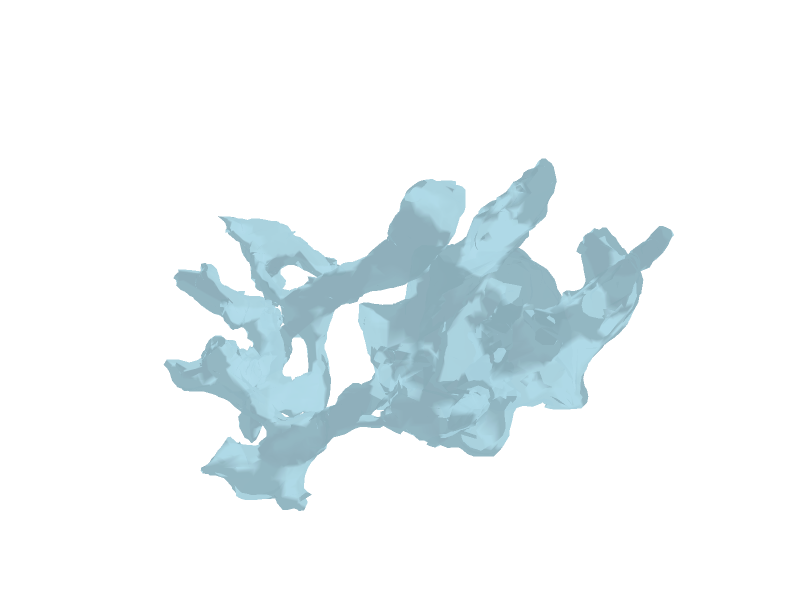
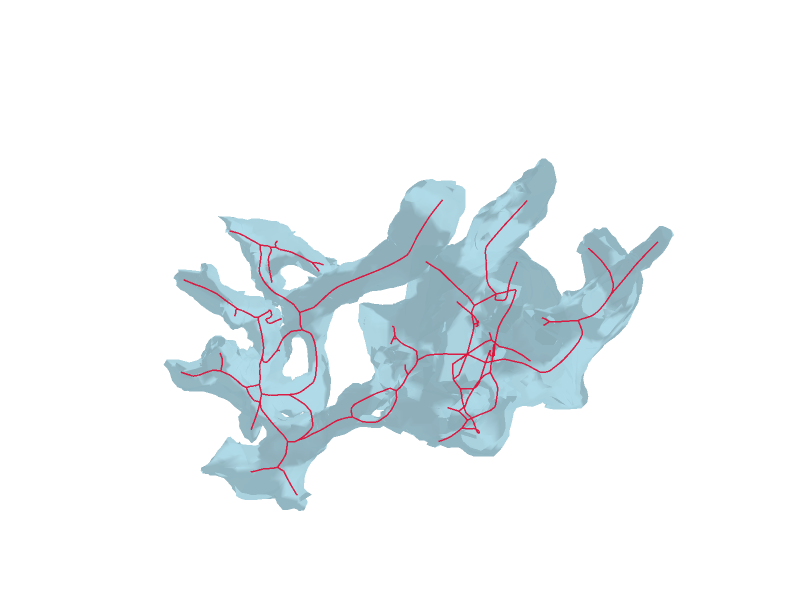

Notebook code cell kept with these figures, in order:
### Code cell
spine_idx = 3
params = get_ts_pipeline_params(spine_idx)

mesh_path = f"../data/mesh/processed/{params['object_name']}.obj"
mm = MeshManager(mesh_path=mesh_path)
model_length = mm.bounding_box_diagonal()
params["max_edge_length"] = int(model_length * params["max_edge_length_fraction"])

polylines_name = f"TS{spine_idx}_qst{params['qst']}_mcst{params['mcst']}"
skeleton = SkeletonGraph.from_txt(
    f"../data/mcf_skeletons/{polylines_name}.polylines.txt"
)

fig_out_dir = f"../viz/ts{spine_idx}"
os.makedirs(fig_out_dir, exist_ok=True)

# FIGURE: mesh
mesh_fig: "go.Figure" = mm.visualize_mesh_3d(skel=None, show_axes=False, title="")

eye_coord = params["eye_coord"]

mesh_fig.update_layout(
    scene=dict(
        camera=dict(
            eye={"x": eye_coord[0], "y": eye_coord[1], "z": eye_coord[2]},
            projection=dict(type="perspective"),
        ),
        aspectmode="data",  # 'cube', 'auto', 'manual'
    )
)
mesh_fig.write_image(
    f"{fig_out_dir}/TS{spine_idx}_mesh.pdf",
    format="pdf",
    engine="kaleido",
    width=600,
    height=450,
    scale=pdf_scale,
)
mesh_fig.show()

# FIGURE: mesh with skeleton
mesh_skel_fig: "go.Figure" = mm.visualize_mesh_3d(
    skel=skeleton, show_axes=False, title=""
)
mesh_skel_fig.update_layout(
    scene=dict(
        camera=dict(
            eye={"x": eye_coord[0], "y": eye_coord[1], "z": eye_coord[2]},
            projection=dict(type="perspective"),
        ),
        aspectmode="data",  # 'cube', 'auto', 'manual'
    )
)
mesh_skel_fig.write_image(
    f"{fig_out_dir}/TS{spine_idx}_mesh_skel.pdf",
    format="pdf",
    engine="kaleido",
    width=600,
    height=450,
    scale=pdf_scale,
)
mesh_skel_fig.show()

### Figure 1 — Plotly figure (JSON) as saved in the notebook; plotly's stock layout.template omitted (floating-point values rounded to 4 significant figures; data arrays with more than 128 entries replaced by an {"elided": "..."} marker saying what was removed)
{"data": [{"color": "lightblue", "i": {"elided": "16058 int values"}, "j": {"elided": "16058 int values"}, "k": {"elided": "16058 int values"}, "name": "Mesh", "opacity": 0.8, "type": "mesh3d", "x": {"elided": "8008 float values"}, "y": {"elided": "8008 float values"}, "z": {"elided": "8008 float values"}}], "layout": {"autosize": false, "height": 600, "margin": {"b": 0, "l": 0, "r": 0, "t": 40}, "scene": {"aspectmode": "data", "camera": {"eye": {"x": 1.065, "y": -0.001931, "z": 1.366}, "projection": {"type": "perspective"}}, "xaxis": {"visible": false}, "yaxis": {"visible": false}, "zaxis": {"visible": false}}, "title": {"text": ""}, "width": 800}}

### Figure 2 — Plotly figure (JSON) as saved in the notebook; plotly's stock layout.template omitted (floating-point values rounded to 4 significant figures; data arrays with more than 128 entries replaced by an {"elided": "..."} marker saying what was removed)
{"data": [{"color": "lightblue", "i": {"elided": "16058 int values"}, "j": {"elided": "16058 int values"}, "k": {"elided": "16058 int values"}, "name": "Mesh", "opacity": 0.8, "type": "mesh3d", "x": {"elided": "8008 float values"}, "y": {"elided": "8008 float values"}, "z": {"elided": "8008 float values"}}, {"line": {"color": "crimson", "width": 3}, "mode": "lines", "name": "Skeleton 0", "opacity": 0.95, "showlegend": false, "type": "scatter3d", "x": {"elided": "2169 float values"}, "y": {"elided": "2169 float values"}, "z": {"elided": "2169 float values"}}], "layout": {"autosize": false, "height": 600, "margin": {"b": 0, "l": 0, "r": 0, "t": 40}, "scene": {"aspectmode": "data", "camera": {"eye": {"x": 1.065, "y": -0.001931, "z": 1.366}, "projection": {"type": "perspective"}}, "xaxis": {"visible": false}, "yaxis": {"visible": false}, "zaxis": {"visible": false}}, "title": {"text": ""}, "width": 800}}
